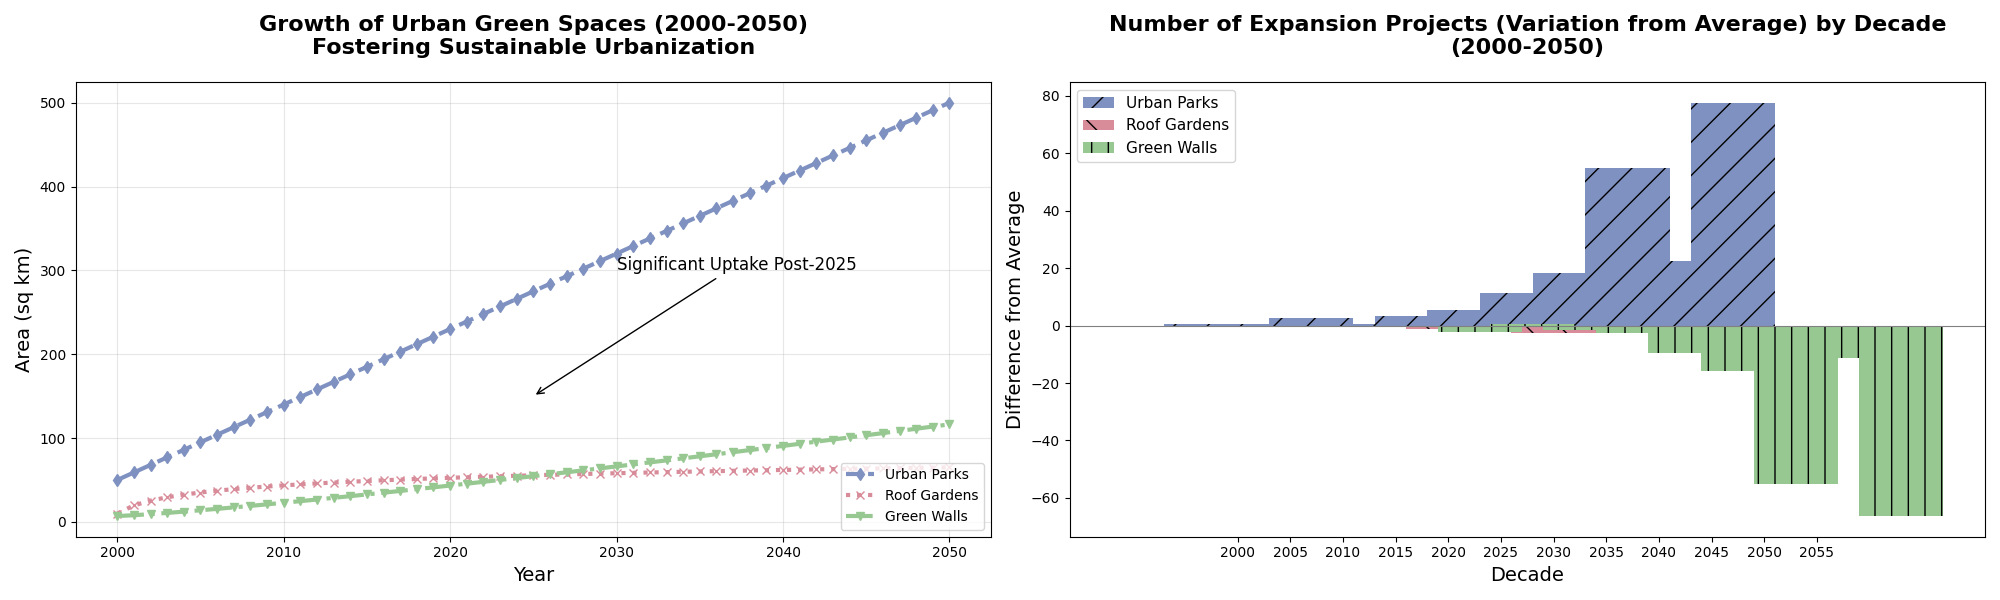

Reproduce this figure in Python.
import matplotlib.pyplot as plt
import numpy as np

years = np.arange(2000, 2051)

urban_parks = np.linspace(50, 500, len(years))
roof_gardens = 10 + 14 * np.log1p(years - 2000)
green_walls = 7 + (years - 2000) ** 1.2

fig, (ax1, ax2) = plt.subplots(1, 2, figsize=(20, 6))

ax1.plot(years, urban_parks, label='Urban Parks', color='#7F91C0', linewidth=3, linestyle='--', marker='d')
ax1.plot(years, roof_gardens, label='Roof Gardens', color='#D88C9A', linewidth=3, linestyle=':', marker='x')
ax1.plot(years, green_walls, label='Green Walls', color='#97C891', linewidth=3, linestyle='-.', marker='v')

ax1.set_title('Growth of Urban Green Spaces (2000-2050)\nFostering Sustainable Urbanization', fontsize=16, fontweight='bold', pad=20)
ax1.set_xlabel('Year', fontsize=14)
ax1.set_ylabel('Area (sq km)', fontsize=14)
ax1.legend(loc='lower right', fontsize=10)
ax1.grid(True, linestyle='-', alpha=0.3)

ax1.annotate('Significant Uptake Post-2025', xy=(2025, 150), xytext=(2030, 300),
             arrowprops=dict(facecolor='black', arrowstyle='->'), fontsize=12)

expansion_projects_urban_parks = np.array([1, 3, 2, 8, 5, 13, 21, 34, 55, 144, 89, 233])
expansion_projects_roof_gardens = np.array([1, 2, 1, 5, 3, 8, 13, 21, 34, 89, 55, 144])
expansion_projects_green_walls = np.array([1, 2, 1, 3, 5, 8, 13, 13, 21, 34, 55, 89])

average_projects = (expansion_projects_urban_parks + expansion_projects_roof_gardens + expansion_projects_green_walls) / 3

decades = np.arange(2000, 2060, 5)
width = 8

ax2.bar(decades - width, expansion_projects_urban_parks - average_projects, width, label='Urban Parks', color='#7F91C0', hatch='/')
ax2.bar(decades, expansion_projects_roof_gardens - average_projects, width, label='Roof Gardens', color='#D88C9A', hatch='\\')
ax2.bar(decades + width, expansion_projects_green_walls - average_projects, width, label='Green Walls', color='#97C891', hatch='|')

ax2.axhline(0, color='grey', linewidth=0.8)

ax2.set_title('Number of Expansion Projects (Variation from Average) by Decade\n(2000-2050)', fontsize=16, fontweight='bold', pad=20)
ax2.set_xlabel('Decade', fontsize=14)
ax2.set_ylabel('Difference from Average', fontsize=14)
ax2.set_xticks(decades)
ax2.legend(loc='upper left', fontsize=11)
ax2.grid(False)

plt.tight_layout()
plt.show()
